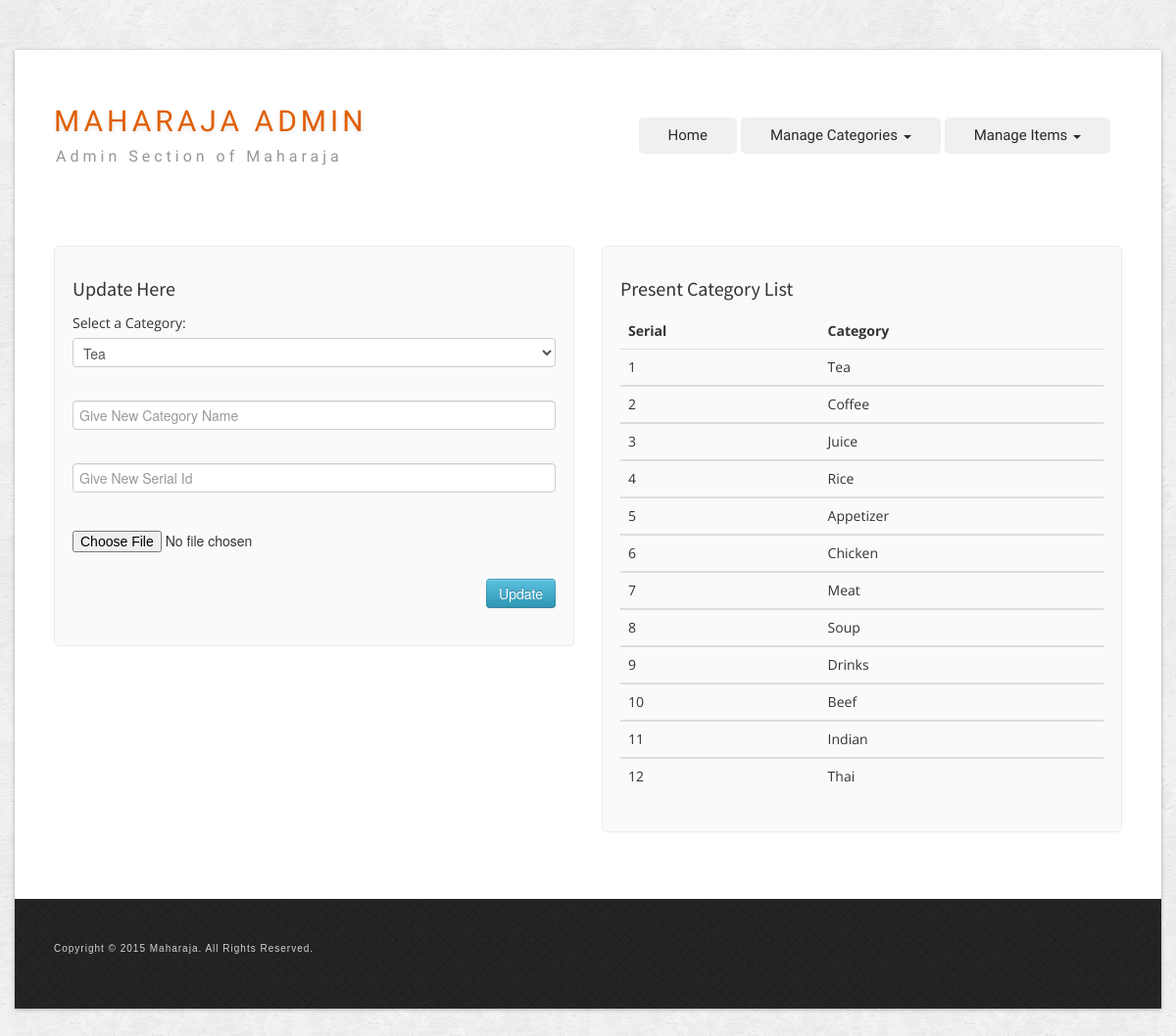
The app's page /admin/update_categories.php with its own data.
### tables this page shows
CREATE TABLE IF NOT EXISTS `category` (
  `id` int(11) NOT NULL AUTO_INCREMENT,
  `category_name` varchar(255) NOT NULL,
  `images_path` varchar(200) NOT NULL,
  `submission_date` date DEFAULT NULL,
  `serial` int(255) NOT NULL,
  PRIMARY KEY (`id`)
);

### admin/update_categories.php (the view, shortened to what this page needs)
<!DOCTYPE HTML>
<html>
<head>
    <link href="scripts/bootstrap/css/bootstrap.min.css" rel="stylesheet">
    <link href="scripts/bootstrap/css/bootstrap-responsive.min.css" rel="stylesheet">
    <link href="scripts/icons/general/stylesheets/general_foundicons.css" media="screen" rel="stylesheet" type="text/css" />
    <link href="scripts/icons/social/stylesheets/social_foundicons.css" media="screen" rel="stylesheet" type="text/css" />
    <link rel="stylesheet" href="scripts/fontawesome/css/font-awesome.min.css">
    <link href="scripts/wookmark/css/style.css" rel="stylesheet" type="text/css" />	<link href="scripts/yoxview/yoxview.css" rel="stylesheet" type="text/css" />
    <link href="styles/custom.css" rel="stylesheet" type="text/css" />
</head>
<body id="pageBody">
<div id="divBoxed" class="container">
    <div class="transparent-bg" style="position: absolute;top: 0;left: 0;width: 100%;height: 100%;z-index: -1;zoom: 1;"></div>
    <div class="divPanel notop nobottom">
            <div class="row-fluid">
                <div class="span12">
                    <div id="divLogo" class="pull-left">
                        <a href="index.php" id="divSiteTitle">Maharaja Admin</a><br />
                        <a href="index.php" id="divTagLine">Admin Section of Maharaja</a>
                    </div>
                    <div id="divMenuRight" class="pull-right">
						<div class="navbar">
                            <div class="nav-collapse collapse">
								<ul class="nav nav-pills ddmenu">
									<li><a href="index.php">Home</a></li>
										<li class="dropdown">
											<a href="#" class="dropdown-toggle">Manage Categories <b class="caret"></b></a>
										</li>
										<li class="dropdown">
											<a href="#" class="dropdown-toggle">Manage Items <b class="caret"></b></a>
										</li>
								</ul>
                            </div>
						</div>
                    </div>
                </div>
            </div>
            <div class="row-fluid">
                <div class="span12">
                </div>
            </div>
    </div>
    <div class="contentArea">
        <div class="divPanel notop page-content">
            <div class="row-fluid" >
			<div class="span6 sidebar">
                    <div class="sidebox">
					<h3 class="sidebox-title">Update Here</h3>
<form action="action_update_categories.php" enctype="multipart/form-data" method="post">
  <fieldset>
    <label>Select a Category: </label>
	<select id="sc" name="category_name" class="input-block-level">
	<?php
		require_once('dbconnect.php');
		$sql_category = "SELECT * FROM category ORDER BY serial";
		$result_category = mysqli_query($con, $sql_category);
		while ($row = $result_category ->fetch_assoc())
		{
		echo"<option value = '".$row['category_name']."'>";
		echo $row['category_name'];
		echo"</option>";
		}
	?>
	</select></br>
	<input type="text" name="new_category_name"  value=""  class="input-block-level" placeholder="Give New Category Name" required /></br></br>
    <input type="text" name="serial"  value="" class="input-block-level" placeholder="Give New Serial Id" required/></br></br>
	<input name="uploadedimage" type="file" value="" class="input-block-level" placeholder="Upload a Image" required></br>
    <div class="actions">
	<input type="submit" value="Update" name="submit" id="submitButton" class="btn btn-info pull-right" title="Click here to submit your message!" />
	</div>
	</fieldset>
</form>
                    </div>
                </div>
                <div class="span6 sidebar">
                    <div class="sidebox">
                        <h3 class="sidebox-title">Present Category List</h3>
						<table class="table">
								<thead>
									<tr>
										<th>Serial</th>
										<th>Category</th>
									</tr>
								</thead>
										<?php
											require_once('dbconnect.php');
											$sql_category = "SELECT * FROM category ORDER BY serial";
											$result_category = mysqli_query($con, $sql_category);
											while ($row = $result_category ->fetch_assoc())
												{
													echo"<tbody>";
														echo"<tr>";
														echo"<td>";
														echo $row['serial'];
														echo"</td>";
														echo"<td>";
														echo $row['category_name'] ;
														echo"</td>";
														echo"</tr>";
													echo"</tbody>";
												}
										?>
						</table>
                    </div>
                </div>
            </div>
        </div>
    </div>
    <div id="divFooter" class="footerArea">
        <div class="divPanel">
            <div class="row-fluid">
                <div class="span12">
                    <p class="copyright">
                        Copyright © 2015 Maharaja. All Rights Reserved.
                    </p>
                </div>
            </div>
        </div>
    </div>
</div>
<br /><br /><br />
</body>
</html>

### admin/styles/custom.css (style rules this page uses)
#divSiteTitle { text-decoration:none; }
#divTagLine { text-decoration:none; }
h3, h4, h5, h6 { line-height:1.5 !important }
.copyright { font-size:smaller;letter-spacing:1px; }
#divBoxed { position:relative }
.divPanel.notop { padding-top:0px }
.divPanel.nobottom { padding-bottom:0px }
.navbar .nav-pills > li > a { text-shadow:none;font-weight:normal; }
body { background-image: url(scribble_light.png); background-position: inherit inherit; background-repeat: repeat repeat; }
#divBoxed { margin-top: 51px; ;;; }
#divLogo { margin-top: 48px; margin-bottom: 0px; text-align: left; }
#divSiteTitle { font-family: Syncopate; font-size: 30px; line-height: 49px; color: rgb(224, 95, 3); text-shadow: rgba(0, 0, 0, 0.0980392) 0px 3px 5px, rgba(255, 255, 255, 0.298039) 0px -5px 35px; letter-spacing: 4px; font-weight: normal; font-style: normal; text-transform: uppercase; }
#divTagLine { color: rgb(150, 150, 150); line-height: 24px; text-transform: none; letter-spacing: 4px; font-size: 16px; padding-left: 2px; padding-right: 2px; background-color: transparent; text-shadow: none; font-family: Abel; font-weight: normal; font-style: normal; text-decoration: initial; }
.page-content { line-height: 22px; font-family: 'Open Sans', sans-serif; }
.sidebox { background-color: rgb(250, 250, 250); -webkit-box-shadow: none; box-shadow: none; padding: 18px; margin-top: 26px; border: 1px solid rgb(235, 235, 235); border-top-left-radius: 5px; border-top-right-radius: 5px; border-bottom-right-radius: 5px; border-bottom-left-radius: 5px; font-family: 'Open Sans', sans-serif; line-height: 24px; color: rgb(51, 51, 51); }
.sidebar { padding-top: 23px; }
.sidebox-title { font-weight: normal; font-style: normal; font-size: 20px; letter-spacing: 0px; line-height: 40px; font-family: 'Source Sans Pro', sans-serif; color: rgb(51, 51, 51); }
#divFooter { border-bottom-left-radius: 0px; border-bottom-right-radius: 0px; background-color: rgb(122, 12, 12); color: rgb(211, 211, 211); font-family: Actor, sans-serif; text-transform: none; font-size: 12px; letter-spacing: 0px; line-height: 22px; background-image: url(tactile_noise.png); background-repeat: repeat repeat; }
.divPanel { padding: 40px;;;; }
.transparent-bg { -moz-box-shadow: rgba(0, 0, 0, 0.298039) 0px 1px 4px; -webkit-box-shadow: rgba(0, 0, 0, 0.298039) 0px 1px 4px; box-shadow: rgba(0, 0, 0, 0.298039) 0px 1px 4px; background-color: rgb(255, 255, 255); border-top-left-radius: 0px; border-top-right-radius: 0px; border-bottom-right-radius: 0px; border-bottom-left-radius: 0px;; }
h3,.page-content h3 a { font-weight: normal; font-style: normal; font-family: 'Source Sans Pro', sans-serif; font-size: 28px; line-height: 50px; }
.nav .dropdown-toggle .caret { border-top-color:rgb(0, 0, 0);border-bottom-color:rgb(0, 0, 0); }
.navbar .nav-pills > li > a { margin-left:2px;margin-right:2px;padding:10px 30px;border-radius:5px;color:rgb(41, 41, 41);background-color:rgb(240, 240, 240) }
.navbar .ddmenu { margin-top:67px;margin-bottom:0px }
.navbar .nav-pills li.dropdown > .dropdown-toggle .caret, .navbar .nav-pills li.dropdown.open > .dropdown-toggle .caret, .navbar .nav-pills li.dropdown.active > .dropdown-toggle .caret, .navbar .nav-pills li.dropdown.open.active > .dropdown-toggle .caret { border-top-color:rgb(41, 41, 41);border-bottom-color:rgb(41, 41, 41); }
.ddmenu.nav-pills li a { font-family: 'Pontano Sans'; font-size: 15px; line-height: 17px; }

### records on screen
category: serial "1", category_name "Tea"
category: serial "2", category_name "Coffee"
category: serial "3", category_name "Juice"
category: serial "4", category_name "Rice"
category: serial "5", category_name "Appetizer"
category: serial "6", category_name "Chicken"
category: serial "7", category_name "Meat"
category: serial "8", category_name "Soup"
category: serial "9", category_name "Drinks"
category: serial "10", category_name "Beef"
category: serial "11", category_name "Indian"
category: serial "12", category_name "Thai"

### other values on screen
form field category_name "Tea"
